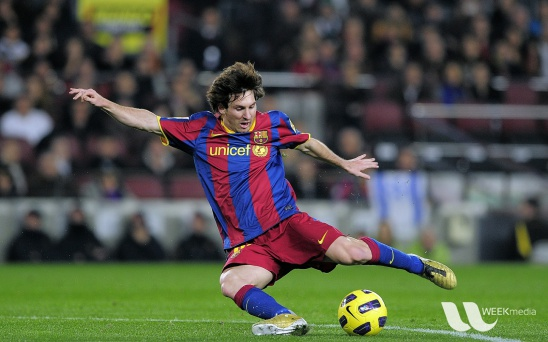
#> input picture OpenCV/images/16.jpg, 548 x 342 px
$ python 1.matchTemplate.py
#> lines starting #> are read from the running program, lines starting #| are printed output that depends on the picture; after the words box and inside, x2 and y2 are one past the last pixel; in counts of white or black regions, pixels touching at a corner belong together; long printed decimals are rounded; pictures that were not available may be replaced by others from this repository, and a replacement may not be noted
import cv2
import numpy as np

'模板匹配'
'''
函数：cv2.matchTemplate(), cv2.minMaxLoc()
1) 模板匹配，得到匹配灰度图
    res = cv2.matchTemplate(image, templ, method, resutl=None, mask=None)

    参数：
    image：输入图像
    templ：模板图像
    method：模板匹配的方法，包括：
    - CV_TM_SQDIFF 平方差匹配法：该方法采用平方差来进行匹配；最好的匹配值为0，匹配最差，匹配值越大
    - CV_TM_SQDIFF_NORMED 相关匹配法：该方法采用乘法操作；数值越大表明匹配程度越好。
    - CV_TM_CCORR 相关系数匹配法；1表示完美的匹配；-1表示最差的匹配。
    - CV_TM_CCORR_NORMED 归一化平方差匹配法
    - CV_TM_CCOEFF 归一化相关匹配法
    - CV_TM_CCOEFF_NORMED 归一化相关系数匹配法
2）获取最小和最大像素值及它们的位置
    min_val, max_val, min_loc, max_loc = cv2.minMaxlos(res)
3) 最后，将匹配的区域标记出来
    cv2.rectangle(img, pt1, pt2, color, thickness=None, lineType=None, shift=None)
'''

# 1. 单对象匹配：原图中仅有一个与模板匹配
img = cv2.imread("../images/16.jpg")  # 梅西踢足球的照片
#> img is the input picture: shape (342, 548, 3); mean B, G, R 72.4, 86, 82.2
template = cv2.imread("../images/17.jpg")  # 梅西的头像
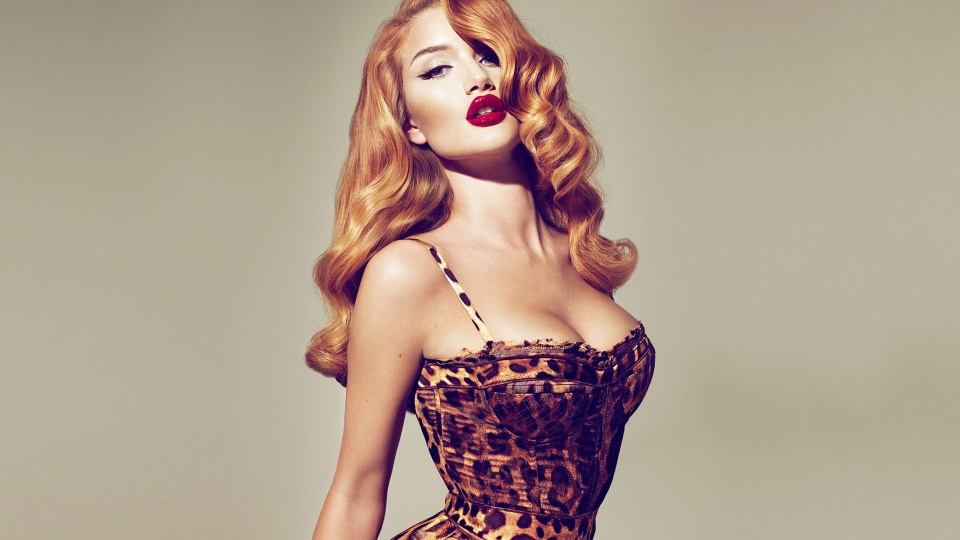
#> input picture OpenCV/images/1.jpg, 960 x 540 px, given in place of 17.jpg, which was not available
#> template is the input picture: shape (540, 960, 3); mean B, G, R 142.1, 157.1, 175.2
h, w, c = template.shape
#> h = 540; w = 960; c = 3
print(h, w, c)
#| 540 960 3

# 1). 匹配模板，得到匹配灰度图(这里会自动将图片转为灰度图)
# res = cv2.matchTemplate(image=img, templ=template, method=cv2.TM_CCOEFF)  # 归一化相关匹配法
# res = cv2.matchTemplate(image=img, templ=template, method=cv2.TM_CCORR_NORMED)  # 归一化[-1, 1], 1表示100%匹配
# res = cv2.matchTemplate(image=img, templ=template, method=cv2.TM_CCORR)  # 效果不好
res = cv2.matchTemplate(image=img, templ=template, method=cv2.TM_CCORR_NORMED)  # 归一化区域[0,1]一般使用这个就行
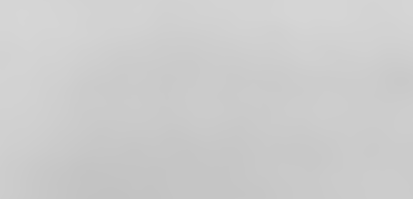
#> res: shape (199, 413) float32; min 0.761, max 0.84, mean 0.803
# res = cv2.matchTemplate(image=img, templ=template, method=cv2.TM_SQDIFF)  # 效果不好，最小值是最匹配 区域
# res = cv2.matchTemplate(image=img, templ=template, method=cv2.TM_SQDIFF_NORMED)  # 效果不好

cv2.imshow("res", res)  # 这里是模板灰度图, 比较抽象
print(res.shape)
#| (199, 413)

# 2).获取最小和最大像素及它们的位置(坐标)
min_val, max_val, min_loc, max_loc = cv2.minMaxLoc(res)
#> min_val = 0.761; max_val = 0.84; min_loc = (106, 198); max_loc = (22, 13)
print(min_val, max_val, min_loc, max_loc)  # -9535398.0 18226688.0 (102, 212) (223, 85)
#| 0.7615 0.8397 (106, 198) (22, 13)

# 3) 最后将匹配的模板区域标记出来
# 匹配类型是TM_CCOEFF、TM_CCOEFF_NORMED、TM_CCORR、TM_CCORR_NORMED时，最大值是最匹配区域
# 匹配类型是TM_SQDIFF、TM_SQDIFF_NORMED时，最小值是最匹配区域
cv2.rectangle(img, (max_loc[0], max_loc[1]), (max_loc[0] + w, max_loc[1] + h), (0, 0, 255), thickness=2)
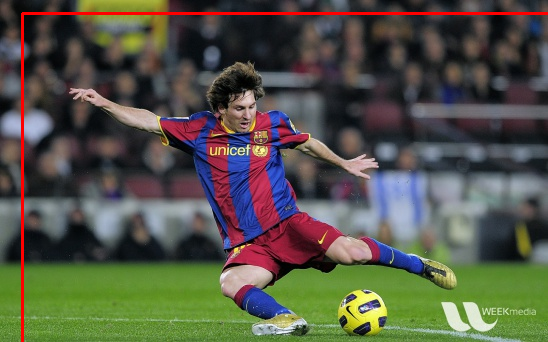
#> img: shape (342, 548, 3); 1.37% of pixels changed, all inside (x1, y1, x2, y2) = (21, 12, 548, 342)
# 匹配类型是TM_SQDIFF、TM_SQDIFF_NORMED时，最小值是最匹配区域
# cv2.rectangle(img, (min_loc[0], min_loc[1]), (min_loc[0] + w, min_loc[1] + h), color=(0, 0, 255), thickness=2)
cv2.imshow("img", img)

# 2. 多对象匹配：原图中有多个与模板匹配
img = cv2.imread("../images/19.jpg")
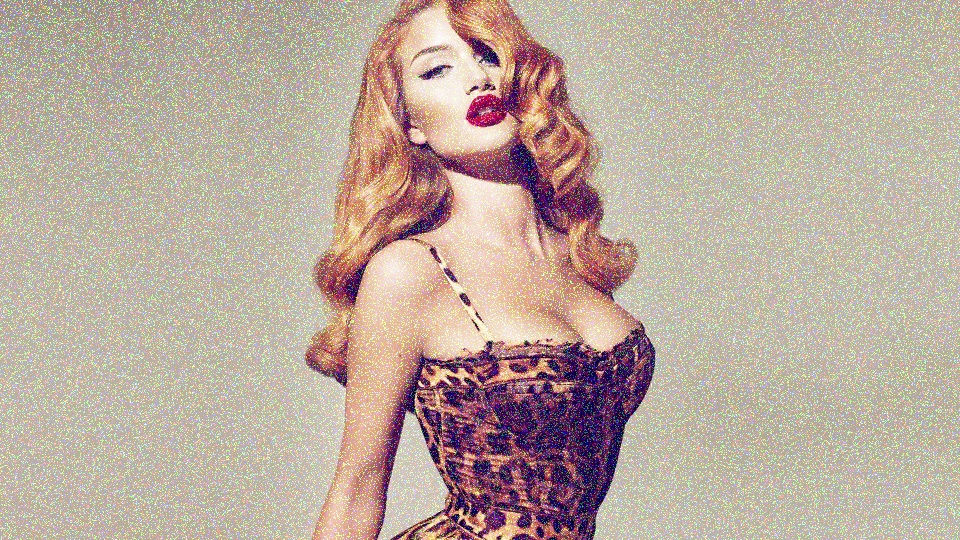
#> input picture OpenCV/images/132.jpg, 960 x 540 px, given in place of 19.jpg, which was not available
#> img is the input picture: shape (540, 960, 3); mean B, G, R 158.6, 171, 187
template = cv2.imread("../images/20.jpg")
h, w, c = template.shape
print(h, w, c)
#| 540 960 3

# 1) 匹配模板，得到匹配的灰度图
res = cv2.matchTemplate(image=img, templ=template, method=cv2.TM_CCORR_NORMED)
#> res = [1]
print(res.shape)
#| (1, 1)
# cv2.imshow("res", res)

# 2) 当匹配元素>=0.95时，认为是匹配的
locs = np.where(res >= 0.95)
#> locs = ([0], [0])
print(locs)
#| (array([0]), array([0]))
# 加入*是为了扩展解包，相当于解压的功能与zip相反去掉(array([...]), array([...])), 直接变成[...] [...]
print(*locs[::-1])  # ::-1是为了把hw->wh,图片是hwc,要转换成whc,这样得到的就是(x, y)而不是(y, x)
#| [0] [0]
# 这里对已经转换为[...] [...] 的值进行zip()压缩组，通过循环遍历得到[x1, y1]...[xn, yn]
for pt in zip(*locs[::-1]):
    x, y = pt[0], pt[1]
    # 3）最后，利用循环将所有的区域标记出来
    cv2.rectangle(img, (x, y), (x + w, y + h), (0, 0, 255), thickness=2)
#> this loop made 1 pass
#> (x, y) on pass 1: (0, 0)
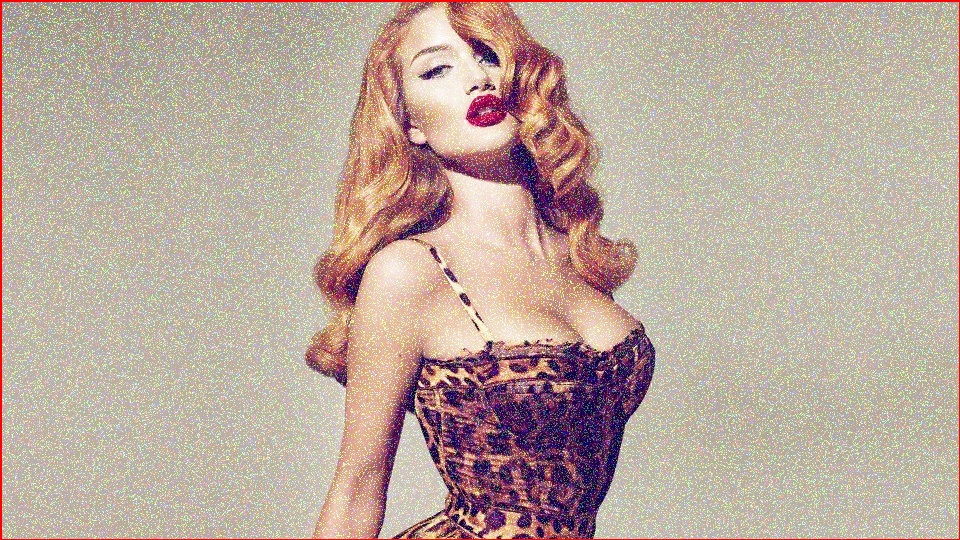
#> img: shape (540, 960, 3); 0.87% of pixels changed, all inside (x1, y1, x2, y2) = (0, 0, 960, 540)
# cv2.imshow("img", img)
cv2.waitKey(0)
cv2.destroyAllWindows()
